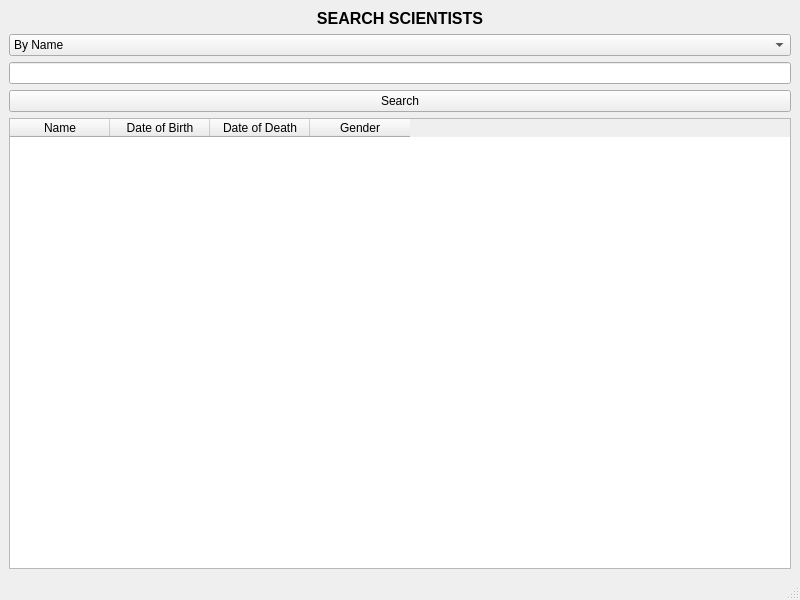
<?xml version="1.0" encoding="UTF-8"?>
<ui version="4.0">
 <class>SearchScientistsWindow</class>
 <widget class="QMainWindow" name="SearchScientistsWindow">
  <property name="geometry">
   <rect>
    <x>0</x>
    <y>0</y>
    <width>800</width>
    <height>600</height>
   </rect>
  </property>
  <property name="windowTitle">
   <string>MainWindow</string>
  </property>
  <widget class="QWidget" name="centralwidget">
   <layout class="QGridLayout" name="gridLayout">
    <item row="0" column="0">
     <widget class="QLabel" name="scientist_label">
      <property name="text">
       <string>&lt;html&gt;&lt;head/&gt;&lt;body&gt;&lt;p align=&quot;center&quot;&gt;&lt;span style=&quot; font-size:12pt; font-weight:600;&quot;&gt;SEARCH SCIENTISTS&lt;/span&gt;&lt;/p&gt;&lt;/body&gt;&lt;/html&gt;</string>
      </property>
     </widget>
    </item>
    <item row="1" column="0">
     <widget class="QComboBox" name="search_scientist_by_comboBox">
      <item>
       <property name="text">
        <string>By Name</string>
       </property>
      </item>
      <item>
       <property name="text">
        <string>Date of Birth</string>
       </property>
      </item>
      <item>
       <property name="text">
        <string>Date of Death</string>
       </property>
      </item>
      <item>
       <property name="text">
        <string>Gender</string>
       </property>
      </item>
     </widget>
    </item>
    <item row="2" column="0">
     <widget class="QLineEdit" name="input_search_scientist_text">
      <property name="text">
       <string/>
      </property>
     </widget>
    </item>
    <item row="3" column="0">
     <widget class="QPushButton" name="search_scientist_Button">
      <property name="text">
       <string>Search</string>
      </property>
     </widget>
    </item>
    <item row="4" column="0">
     <widget class="QTableWidget" name="display_scientist_table">
      <column>
       <property name="text">
        <string>Name</string>
       </property>
      </column>
      <column>
       <property name="text">
        <string>Date of Birth</string>
       </property>
      </column>
      <column>
       <property name="text">
        <string>Date of Death</string>
       </property>
      </column>
      <column>
       <property name="text">
        <string>Gender</string>
       </property>
      </column>
     </widget>
    </item>
   </layout>
  </widget>
  <widget class="QMenuBar" name="menubar">
   <property name="geometry">
    <rect>
     <x>0</x>
     <y>0</y>
     <width>800</width>
     <height>20</height>
    </rect>
   </property>
  </widget>
  <widget class="QStatusBar" name="statusbar"/>
 </widget>
 <resources/>
 <connections/>
</ui>
